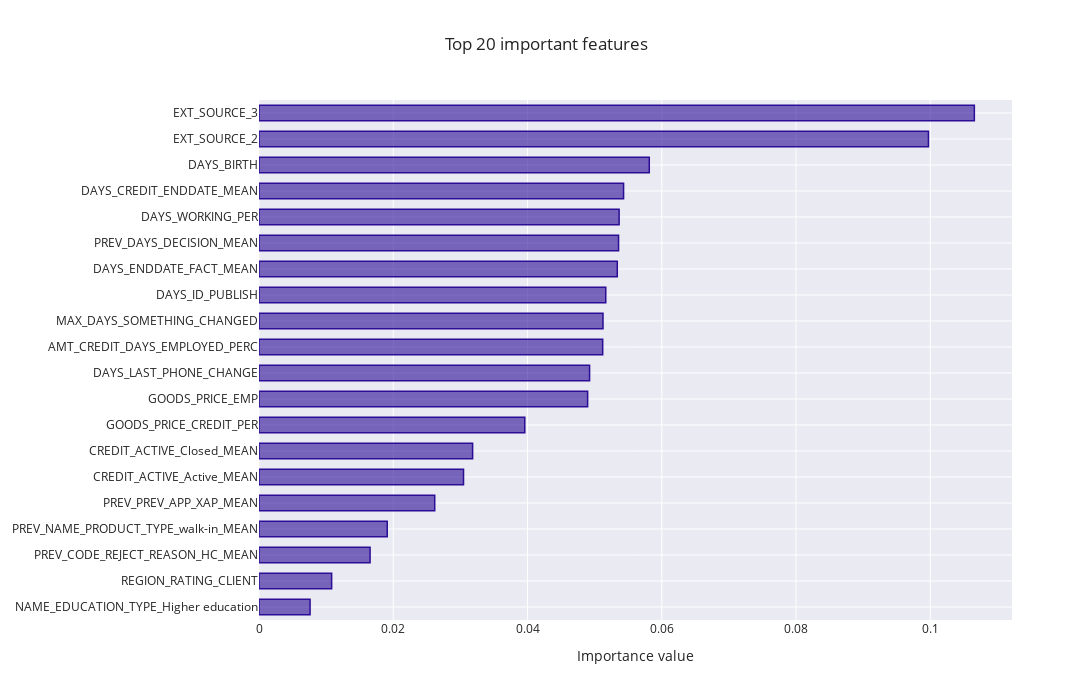

Source (notebook cell):
### Code cell
# Feautres importance for model
feature_importance_plot(pipe_balance[-1].feature_importances_,
                        train,
                        (LOG,run,'Modele/[Balance]/')
                       )

### Figure 1 — Plotly figure (JSON) as saved in the notebook; plotly's stock layout.template omitted (floating-point values rounded to 4 significant figures)
{"data": [{"marker": {"color": "rgba(43, 13, 150, 0.6)", "line": {"color": "rgba(43, 13, 150, 1.0)", "width": 1.5}}, "orientation": "h", "type": "bar", "x": [0.007607, 0.01082, 0.01655, 0.0191, 0.02618, 0.03047, 0.03182, 0.03959, 0.04895, 0.04924, 0.0512, 0.05124, 0.05165, 0.05337, 0.05356, 0.05364, 0.05431, 0.05814, 0.09973, 0.1066], "y": ["NAME_EDUCATION_TYPE_Higher education", "REGION_RATING_CLIENT", "PREV_CODE_REJECT_REASON_HC_MEAN", "PREV_NAME_PRODUCT_TYPE_walk-in_MEAN", "PREV_PREV_APP_XAP_MEAN", "CREDIT_ACTIVE_Active_MEAN", "CREDIT_ACTIVE_Closed_MEAN", "GOODS_PRICE_CREDIT_PER", "GOODS_PRICE_EMP", "DAYS_LAST_PHONE_CHANGE", "AMT_CREDIT_DAYS_EMPLOYED_PERC", "MAX_DAYS_SOMETHING_CHANGED", "DAYS_ID_PUBLISH", "DAYS_ENDDATE_FACT_MEAN", "PREV_DAYS_DECISION_MEAN", "DAYS_WORKING_PER", "DAYS_CREDIT_ENDDATE_MEAN", "DAYS_BIRTH", "EXT_SOURCE_2", "EXT_SOURCE_3"]}], "layout": {"autosize": false, "bargap": 0.4, "height": 700, "title": {"text": "Top 20 important features"}, "width": 1300, "xaxis": {"autorange": true, "range": [0, 0.1122], "title": {"text": "Importance value"}, "type": "linear"}, "yaxis": {"automargin": true, "autorange": true, "range": [-0.5, 19.5], "type": "category"}}}
